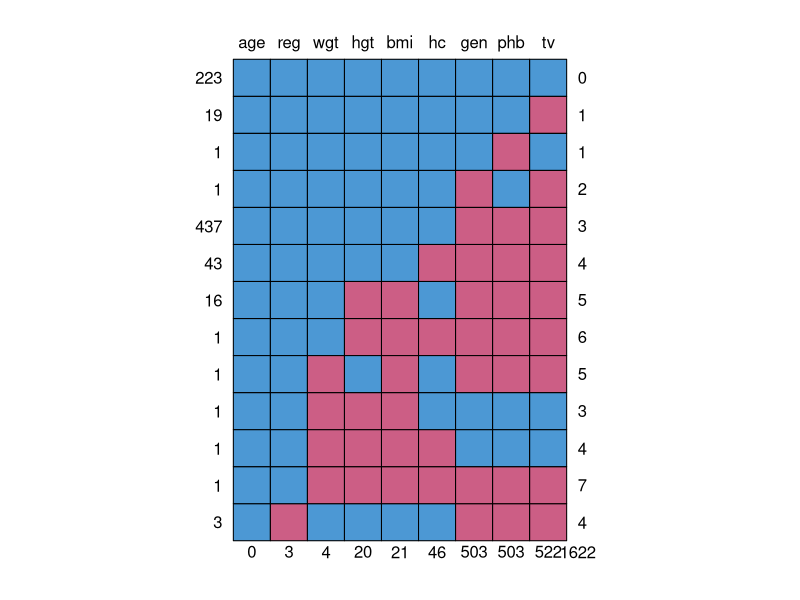

Write the R code that produced this figure. (Note: this script raises an error after producing the figure.)
# MIMP session F

library(mice) # Data imputation
library(dplyr) # Data manipulation
set.seed(123)

# 2. boys data
!is.unsorted(boys$age) #the data is not sorted; altenative: is.unsorted()
dim(boys) #dimensions are 748 rows, 9 columns

# 4. missingness
md.pattern(boys) #non-monotone

# 5. pattern
mpat <- md.pattern(boys, plot = FALSE) #store
sum(mpat[, "gen"] == 0) #count the nr of patterns with gen missing
# note: 8 patterns, but 503 cases in total (bottom row)

# 6. explore missing gen
R <- is.na(boys$gen) #missingness, not response indicator
histogram(boys$gen) #or: histogram(~ gen, data = boys)
histogram(~ age | R, data=boys) #split hist of age by missingness on gen
# note: missingness in gen is not equally distributed across age/age seems to be differently distributed for observed and missing gen

# 7. impute
imp <- mice(boys, print=FALSE)

# 8. eval
summary(complete(imp)) #get summary of first imp iteration
summary(boys) #compare with incomplete data
# note: the mean of tv is much lower in the first imputed data set, when compared to the incomplete data. makes sense because most genital measures are unobserved for the lower ages
imp %>% #with the imputed data
  with(summary(tv)) %>% #summarize the tv var
  summary() #get summary of all 5 imps
imp %>% #same with means only extracted
  with(mean(tv)) %>%
  summary()

# 9. mammalsleep data
str(mammalsleep) #see the data types vary across vars
md.pattern(mammalsleep) #only 8 types of patterns

# 10. impute
imp1 <- mice(mammalsleep, maxit = 10, print=F)
plot(imp1) #inspect trace lines for convergence

# 11. complete-data analysis
fit1 <- with(imp1, lm(sws ~ log10(bw) + odi)) 

# 12. pool
est1 <- pool(fit1)
est1 #evaluate the imputed outcomes
# note: fmi and lambda are too high, there is too little info in the data. it's because all 62 species are imputed as separate var

# 13. fix it
imp2 <- mice(mammalsleep[ , -1], maxit = 10, print = F)

# 14. analysis and pool
fit2 <- with(imp2, lm(sws ~ log10(bw) + odi))
est2 <- pool(fit2)
est2 #fmi and lambda are better now, big improvement!

# 15. eval 
plot(imp2) #eval trace lines: not intermigling
# note: convergence turns out to be a real problem because total sleep (ts) is the sum of paradoxical sleep (ps) and short wave sleep (sws).

